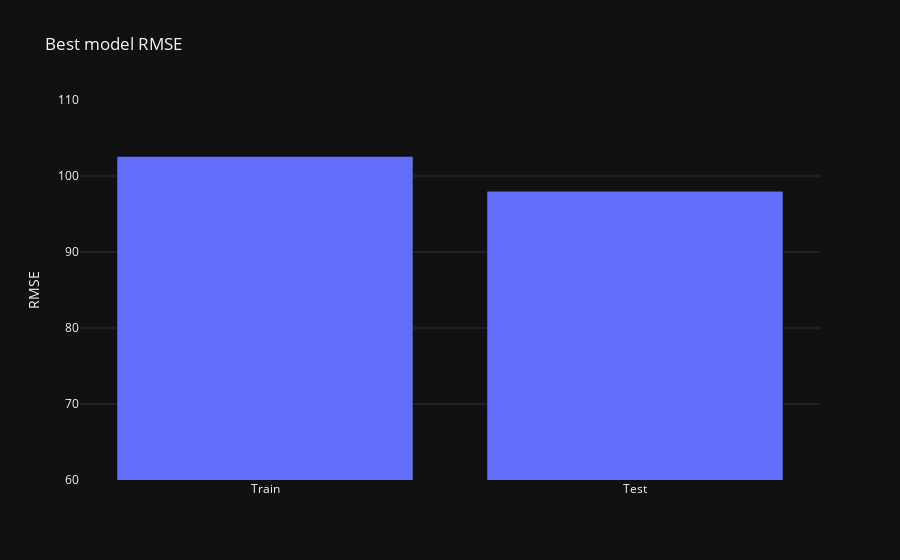
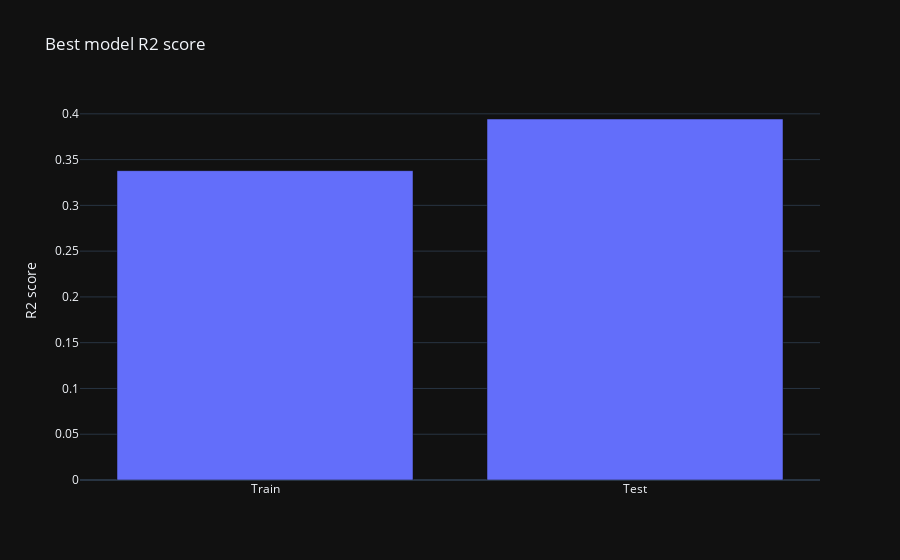

Notebook cell for these charts, in order:
### Code cell
dict = {'Train': {'RMSE': metrics['Training RMSE'], 'R2': metrics['Training R2 score']}, 'Test': {'RMSE': metrics['Test RMSE'], 'R2': metrics['Test R2 score']}}
df = pd.DataFrame(dict).transpose()

rmse_bar = px.bar(
    df['RMSE'],
    title='Best model RMSE',
    labels={'index': '', 'value': 'RMSE'},
    template='plotly_dark',
)
rmse_bar.update_layout(showlegend=False)
rmse_bar.update_yaxes(range=[60, 110])
rmse_bar.write_image('../../../../README-images/nn-regression-train-test-rmse.png', scale=20)
rmse_bar.show()

r2_bar = px.bar(
    df['R2'],
    title='Best model R2 score',
    labels={'index': '', 'value': 'R2 score'},
    template='plotly_dark',
)
r2_bar.update_layout(showlegend=False)
r2_bar.write_image('../../../../README-images/nn-regression-train-test-r2.png', scale=20)
r2_bar.show()

### Figure 1 — Plotly figure (JSON) as saved in the notebook; plotly's stock layout.template omitted (floating-point values rounded to 4 significant figures)
{"data": [{"alignmentgroup": "True", "hovertemplate": "variable=RMSE<br>=%{x}<br>RMSE=%{y}<extra></extra>", "legendgroup": "RMSE", "marker": {"color": "#636efa", "pattern": {"shape": ""}}, "name": "RMSE", "offsetgroup": "RMSE", "orientation": "v", "showlegend": true, "textposition": "auto", "type": "bar", "x": ["Train", "Test"], "xaxis": "x", "y": [102.6, 98.0], "yaxis": "y"}], "layout": {"barmode": "relative", "legend": {"title": {"text": "variable"}, "tracegroupgap": 0}, "showlegend": false, "title": {"text": "Best model RMSE"}, "xaxis": {"anchor": "y", "domain": [0, 1], "title": {"text": ""}}, "yaxis": {"anchor": "x", "domain": [0, 1], "range": [60, 110], "title": {"text": "RMSE"}}}}

### Figure 2 — Plotly figure (JSON) as saved in the notebook; plotly's stock layout.template omitted (floating-point values rounded to 4 significant figures)
{"data": [{"alignmentgroup": "True", "hovertemplate": "variable=R2<br>=%{x}<br>R2 score=%{y}<extra></extra>", "legendgroup": "R2", "marker": {"color": "#636efa", "pattern": {"shape": ""}}, "name": "R2", "offsetgroup": "R2", "orientation": "v", "showlegend": true, "textposition": "auto", "type": "bar", "x": ["Train", "Test"], "xaxis": "x", "y": [0.3379, 0.3943], "yaxis": "y"}], "layout": {"barmode": "relative", "legend": {"title": {"text": "variable"}, "tracegroupgap": 0}, "showlegend": false, "title": {"text": "Best model R2 score"}, "xaxis": {"anchor": "y", "domain": [0, 1], "title": {"text": ""}}, "yaxis": {"anchor": "x", "domain": [0, 1], "title": {"text": "R2 score"}}}}
